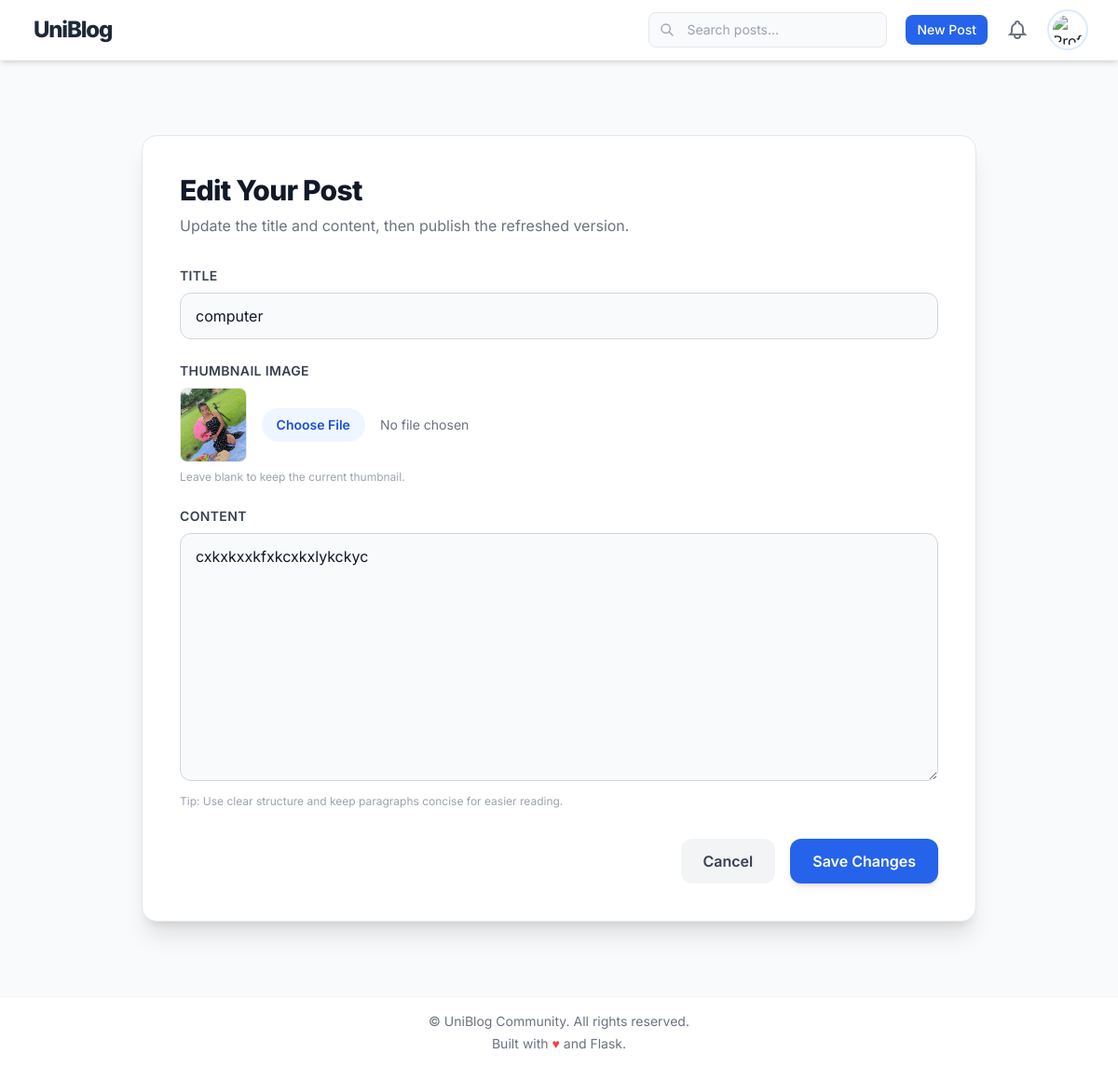
The app's page /post/1/edit (signed in) with its own data.
### app/models.py (models this page shows, shortened)
class Post(db.Model):
    id = db.Column(db.Integer, primary_key=True)
    title = db.Column(db.String(200), nullable=False)
    content = db.Column(db.Text, nullable=False)
    thumbnail = db.Column(db.String(256), nullable=True)  # filename stored in static/images/
    date_posted = db.Column(db.DateTime, default=datetime.utcnow)
    author_id = db.Column(db.Integer, db.ForeignKey('user.id'), nullable=False)
    upvotes = db.Column(db.Integer, default=0)
    tags = db.relationship('Tag', secondary=post_tags, back_populates='posts')
    comments = db.relationship('Comment', backref='post', lazy=True)

### app/routes.py (the view, shortened to what this page needs)
@main.route('/post/<int:post_id>/edit', methods=['GET', 'POST'])
def edit_post(post_id):
    if 'user_id' not in session:
        flash('Please log in to edit posts.', 'warning')
        return redirect(url_for('main.login'))
    post = Post.query.get_or_404(post_id)
    current_user = User.query.get(session['user_id'])
    if post.author != current_user:
        flash('You do not have permission to edit this post.', 'danger')
        return redirect(url_for('main.profile', user_id=current_user.id))
    return render_template('edit_post.html', post=post)

### app/routes.py (called while the page is built)
@main.context_processor
def inject_current_user():
    user_id = session.get('user_id')
    user = User.query.get(user_id) if user_id else None
    return {'current_user': user}

### app/templates/edit_post.html (shortened to what this page needs)
{% extends "base.html" %}
{% block content %}
<div class="px-4 py-8 sm:py-10 lg:py-12">
  <div class="max-w-4xl mx-auto bg-white rounded-2xl shadow-xl border border-gray-200 p-6 sm:p-10">
    <div class="mb-8 space-y-2 text-center sm:text-left">
      <h1 class="text-2xl sm:text-3xl font-extrabold text-gray-900 tracking-tight">Edit Your Post</h1>
      <p class="text-sm sm:text-base text-gray-500">Update the title and content, then publish the refreshed version.</p>
    </div>
    <form action="{{ url_for('main.edit_post', post_id=post.id) }}" method="post" enctype="multipart/form-data" class="grid grid-cols-1 gap-6">
      <div class="space-y-2">
        <label for="title" class="block text-sm font-semibold text-gray-700 uppercase tracking-wide">Title</label>
        <input name="title" id="title" value="{{ post.title }}" required class="w-full px-4 py-3 rounded-xl border border-gray-300 focus:border-blue-500 focus:ring focus:ring-blue-100 bg-gray-50 text-sm sm:text-base transition" />
      </div>
      <div class="space-y-2">
        <label for="thumbnail" class="block text-sm font-semibold text-gray-700 uppercase tracking-wide">Thumbnail Image</label>
        <div class="flex items-center gap-4">
            {% if post.thumbnail %}
                <img src="{{ url_for('main.uploaded_file', filename=post.thumbnail) }}" alt="Current thumbnail" class="w-20 h-20 object-cover rounded-lg border border-gray-200" />
            {% endif %}
            <input type="file" name="thumbnail" id="thumbnail" class="block w-full text-sm text-gray-500 file:mr-4 file:py-2 file:px-4 file:rounded-full file:border-0 file:text-sm file:font-semibold file:bg-blue-50 file:text-blue-700 hover:file:bg-blue-100 transition"/>
        </div>
        <p class="text-xs text-gray-400">Leave blank to keep the current thumbnail.</p>
      </div>
      <div class="space-y-2">
        <label for="content" class="block text-sm font-semibold text-gray-700 uppercase tracking-wide">Content</label>
        <textarea name="content" id="content" rows="10" required class="w-full px-4 py-3 rounded-xl border border-gray-300 focus:border-blue-500 focus:ring focus:ring-blue-100 bg-gray-50 text-sm sm:text-base transition leading-relaxed">{{ post.content }}</textarea>
        <p class="text-xs text-gray-400">Tip: Use clear structure and keep paragraphs concise for easier reading.</p>
      </div>
      <div class="flex flex-col sm:flex-row gap-3 sm:gap-4 justify-end pt-2">
        <a href="{{ url_for('main.profile', user_id=post.author.id) }}" class="w-full sm:w-auto px-6 py-3 rounded-xl font-semibold text-sm sm:text-base text-gray-700 bg-gray-100 hover:bg-gray-200 transition text-center">Cancel</a>
        <button type="submit" class="w-full sm:w-auto px-6 py-3 rounded-xl font-semibold text-sm sm:text-base text-white bg-blue-600 hover:bg-blue-700 transition shadow-md">Save Changes</button>
      </div>
    </form>
  </div>
</div>
{% endblock %}

### app/templates/base.html (style rules this page uses)
body { font-family: 'Inter', sans-serif; }

### records on screen
Post: title "computer", thumbnail (picture), content "cxkxkxxkfxkcxkxlykckyc"
